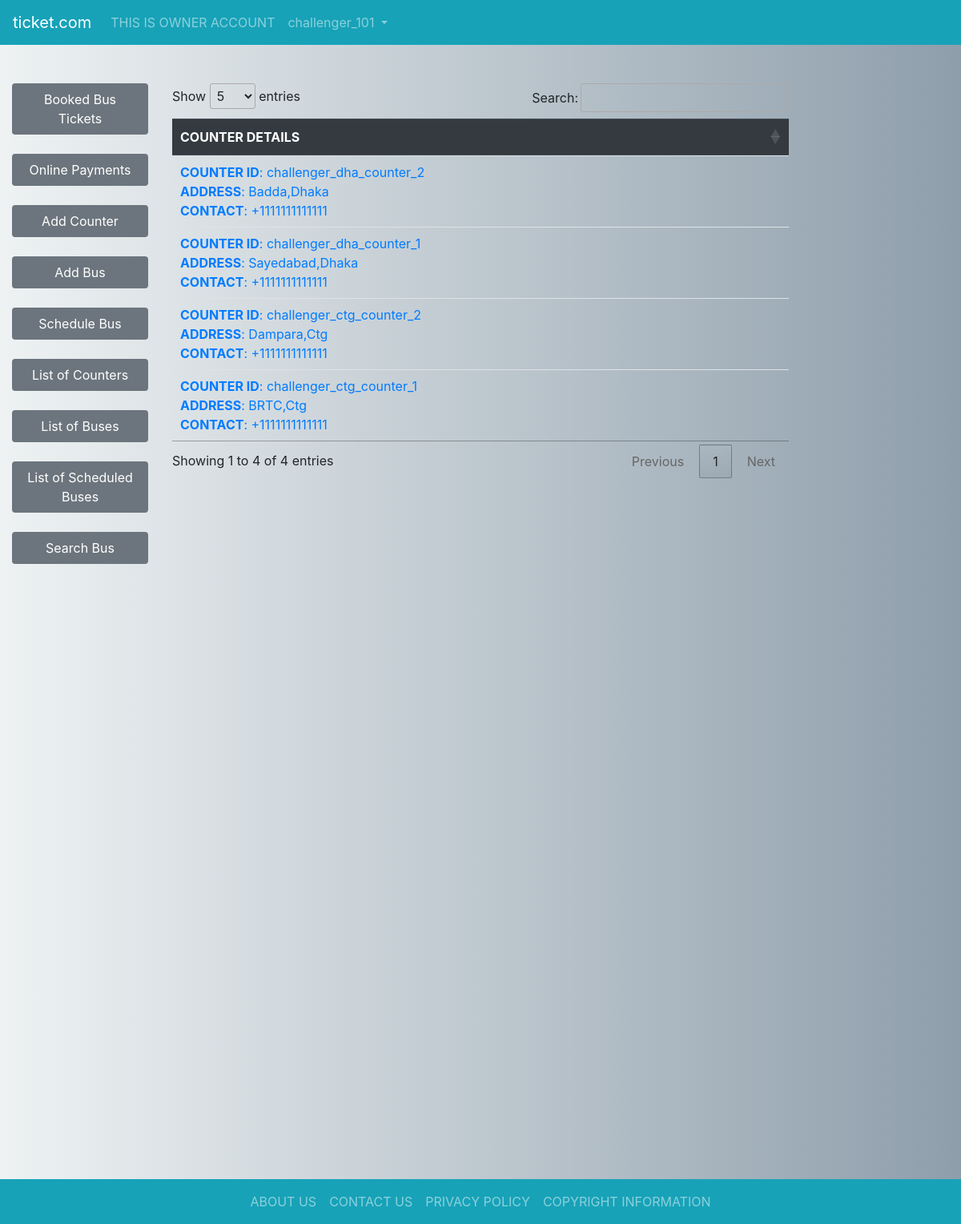
The app's page /owner/ownercounters.php (signed in), older data.
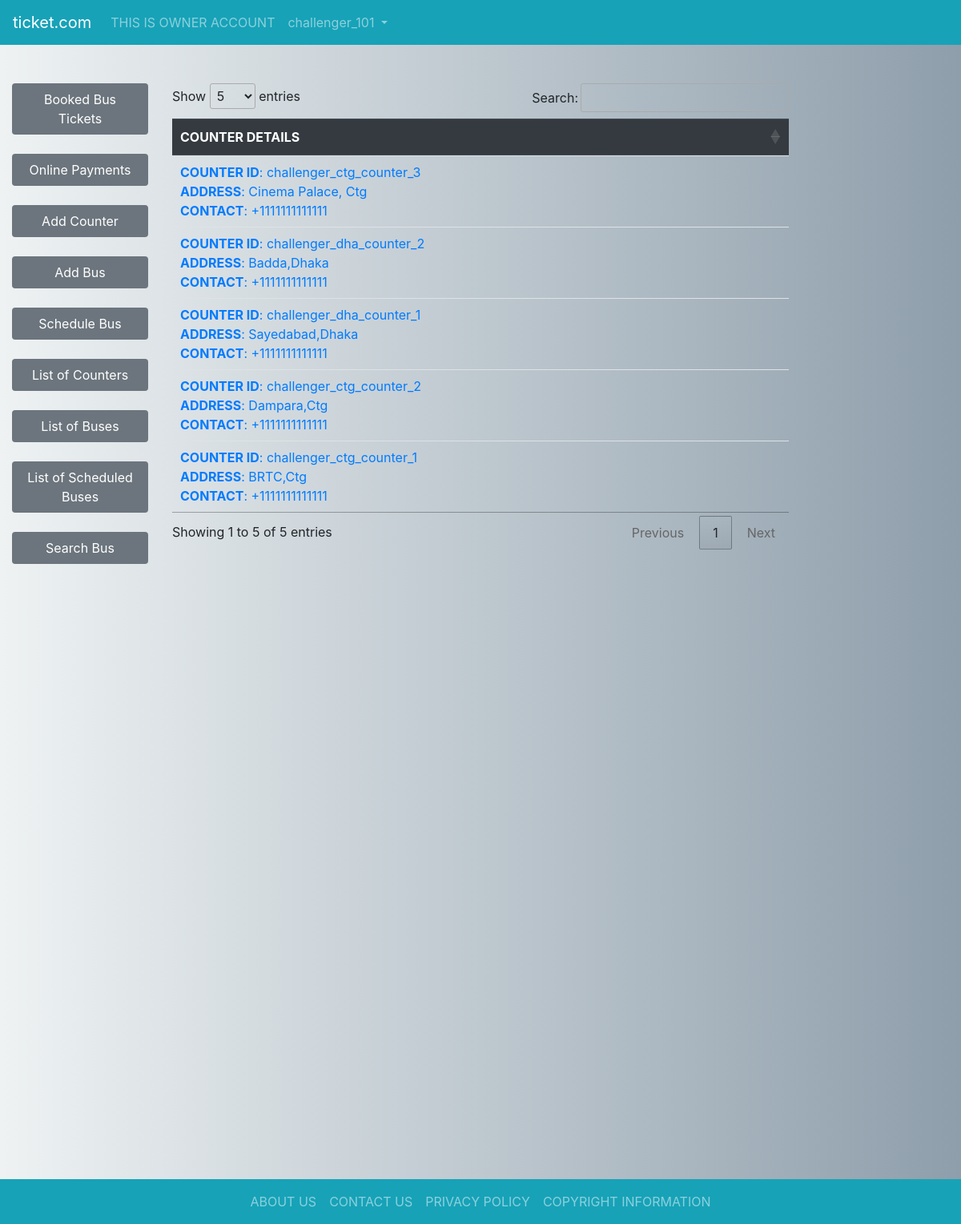
The same page, newer data.
### tables this page shows
CREATE TABLE `buscounter` (
  `REG` timestamp NOT NULL DEFAULT current_timestamp(),
  `COUNTER_ID` varchar(255) NOT NULL,
  `OWNER` varchar(255) NOT NULL,
  `ADDRESS` varchar(255) NOT NULL,
  `CONTACT` varchar(255) NOT NULL
);

### includes/ownercounterlist.php (the view, shortened to what this page needs)
<?php
$query = "SELECT * FROM buscounter WHERE OWNER='$user_id' ORDER BY REG DESC";
$result = mysqli_query($con, $query);
echo "
<br>
<table class='table table-hover' id='buslist'>
<thead class='thead-dark'>
<tr>
<th>COUNTER DETAILS</th>
</tr>
</thead>
<tbody>
";
while ($row = mysqli_fetch_array($result)) {
    $counterid = $row['COUNTER_ID'];
    $address = $row['ADDRESS'];
    $contact = $row['CONTACT'];
    echo "
    <tr>
    <td class='text-left text-primary'><b>COUNTER ID</b>: $counterid <br><b>ADDRESS</b>: $address <br><b>CONTACT</b>: $contact </td>
    </tr>
    ";
}
echo "
</tbody>
</table>
<br>
";
?>

### owner/ownercounters.php (shortened to what this page needs)
<?php
include("../connection.php");
?>
<!DOCTYPE html>
<html lang="en">
<head>
    <link rel="stylesheet" href="https://maxcdn.bootstrapcdn.com/bootstrap/4.5.2/css/bootstrap.min.css">
    <link rel="stylesheet" href="https://cdn.jsdelivr.net/npm/bootstrap-icons@1.4.0/font/bootstrap-icons.css">
    <link rel="stylesheet" href="https://cdnjs.cloudflare.com/ajax/libs/animate.css/4.1.1/animate.min.css"/>
    <link rel="stylesheet" href="//cdn.datatables.net/1.10.24/css/jquery.dataTables.min.css">
    <link rel="stylesheet" href="../style.css">
</head>
<body>
    <div class="container-fluid sticky-top p-0">
        <div class="row no-gutters">
            <div class="col-sm text-center">
                <?php
                include("../includes/navbar.php");
                ?>
            </div>
        </div>
    </div>
    <div class="container-fluid">
        <div class="row">
            <div class="col-sm-2 text-left">
                <?php
                include("../includes/menu.php");
                ?>
            </div>
            <div class="col-sm-8 text-center">
                <?php
                include("../includes/ownercounterlist.php");
                ?>
            </div>
            <div class="col-sm-2 text-right">
            </div>
        </div>
    </div>
    <div class="container-fluid p-0">
        <div class="row no-gutters">
            <div class="col-sm">
                <?php
                include("../includes/footer.php");
                ?>
            </div>
        </div>
    </div>
</body>
</html>

Row changes from the older to the newer data that the page shows:
added buscounter: COUNTER_ID "challenger_ctg_counter_3", ADDRESS "Cinema Palace, Ctg", CONTACT "+1111111111111"
Text that changed along with them:
text written by a page script: "Show entries Search: Showing 1 to 4 of 4 entries Previous 1 Next" → "Show entries Search: Showing 1 to 5 of 5 entries Previous 1 Next"
